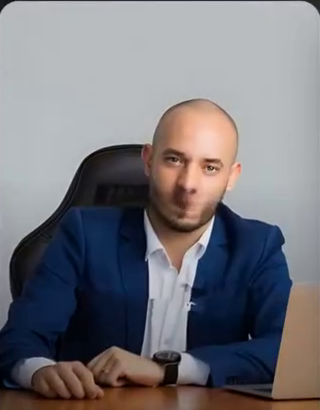
#> input picture ferramentas/jobs/scan/tpl-quadro-quebrado.png, 320 x 410 px
$ python scan.py tpl-quadro-quebrado.png
#> lines starting #> are read from the running program, lines starting #| are printed output that depends on the picture
import cv2, sys, json
tpl0=cv2.imread(sys.argv[1],cv2.IMREAD_GRAYSCALE)
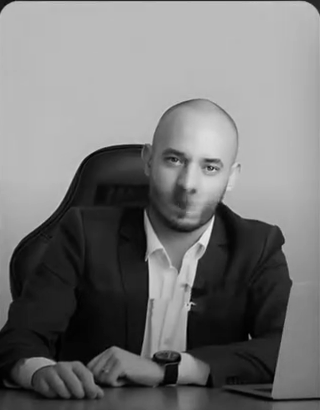
#> tpl0: shape (410, 320); min 0, max 236, mean 117.7
K=0.25
out=open('scan_log.txt','a')
for v in sys.argv[2:]:
    cap=cv2.VideoCapture(v); fps=cap.get(cv2.CAP_PROP_FPS) or 30; n=int(cap.get(cv2.CAP_PROP_FRAME_COUNT)); step=max(1,int(fps/2))
    hits=[]; i=0
    while True:
        ok,fr=cap.read()
        if not ok: break
        if i%step==0:
            g=cv2.cvtColor(fr,cv2.COLOR_BGR2GRAY); g=cv2.resize(g,None,fx=K*720/g.shape[1],fy=K*720/g.shape[1])
            best=0
            for s in (0.2,0.3,0.42,0.55,0.7,0.85,1.0,1.15,1.3,1.5):
                t=cv2.resize(tpl0,None,fx=s*K,fy=s*K)
                if t.shape[0]>=g.shape[0] or t.shape[1]>=g.shape[1] or t.shape[0]<10: continue
                best=max(best,cv2.matchTemplate(g,t,cv2.TM_CCOEFF_NORMED).max())
            if best>0.6: hits.append((round(i/fps,1),round(float(best),2)))
        i+=1
    out.write(json.dumps({'v':v,'hits':hits})+'\n'); out.flush()
